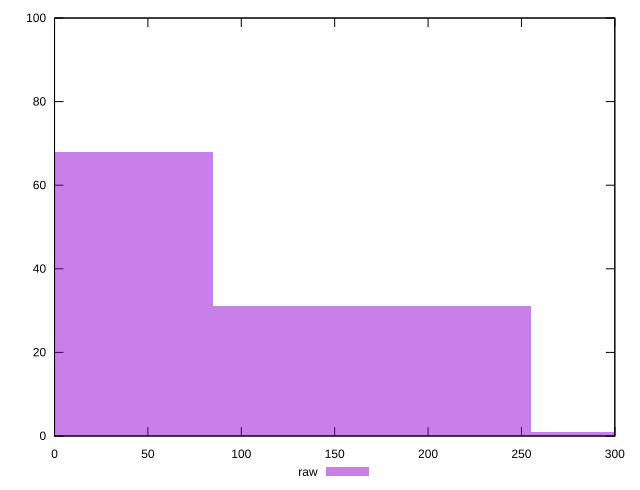

Write the gnuplot code that produced this figure.
reset

$raw <<EOF
0 68
340.20044336119787 1
170.10022168059893 31
EOF

set key outside below
set boxwidth 170.10022168059893
set xrange [0:300]
set yrange [0:100]
set trange [0:100]
set style fill transparent solid 0.5 noborder
set terminal svg size 640, 490 enhanced background rgb 'white'
set output "report/report_00029_2021-02-24T13-36-40.390Z/unminified-javascript/samples/agenda/raw/histogram.svg"

plot $raw title "raw" with boxes

reset
